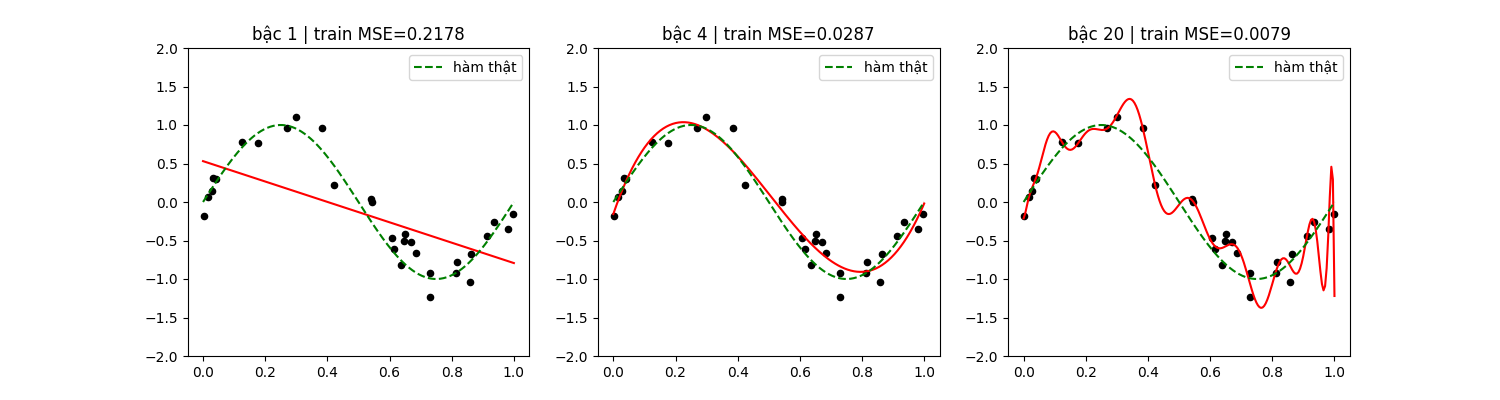

Reproduce this figure in Python.
# Demo 1 — Nhìn thấy bias–variance bằng mắt
import numpy as np, matplotlib.pyplot as plt
from sklearn.preprocessing import PolynomialFeatures
from sklearn.linear_model import LinearRegression
from sklearn.pipeline import make_pipeline
from sklearn.metrics import mean_squared_error

rng = np.random.default_rng(0)
X = np.sort(rng.uniform(0, 1, 30))[:, None] # [:, None] -> thêm chiều để phù hợp với sklearn
y = np.sin(2 * np.pi * X).ravel() + rng.normal(0, 0.2, 30)
X_test = np.linspace(0, 1, 200)[:, None] # [:, None] -> thêm chiều để phù hợp với sklearn. Tạo ra 200 điểm cách đều nhau trên đoạn [0, 1].

fig, axes = plt.subplots(1, 3, figsize=(15, 4))
for ax, deg in zip(axes, [1, 4, 20]):
    m = make_pipeline(PolynomialFeatures(deg), LinearRegression()).fit(X, y) # Tạo pipeline gồm PolynomialFeatures và LinearRegression. PolynomialFeatures(deg) -> tạo ra đa thức bậc deg. LinearRegression() -> tạo ra mô hình tuyến tính.
    ax.scatter(X, y, c="k", s=20) # Vẽ điểm dữ liệu.
    ax.plot(X_test, m.predict(X_test), c="r") # Vẽ đường cong mô hình.
    ax.plot(X_test, np.sin(2*np.pi*X_test), c="g", ls="--", label="hàm thật") # Vẽ đường cong thật.
    ax.set_ylim(-2, 2) # Đặt khoảng giá trị của trục y.
    ax.set_title(f"bậc {deg} | train MSE={mean_squared_error(y, m.predict(X)):.4f}") # Đặt tiêu đề cho đồ thị.
    ax.legend() # Hiển thị legend.
    
# bậc 1  -> underfit (bias cao)
# bậc 4  -> vừa đẹp
# bậc 20 -> overfit (variance cao): train MSE gần 0 nhưng đường cong điên loạn
plt.savefig("Demo1.png")
plt.tight_layout(); plt.show()
plt.close()
